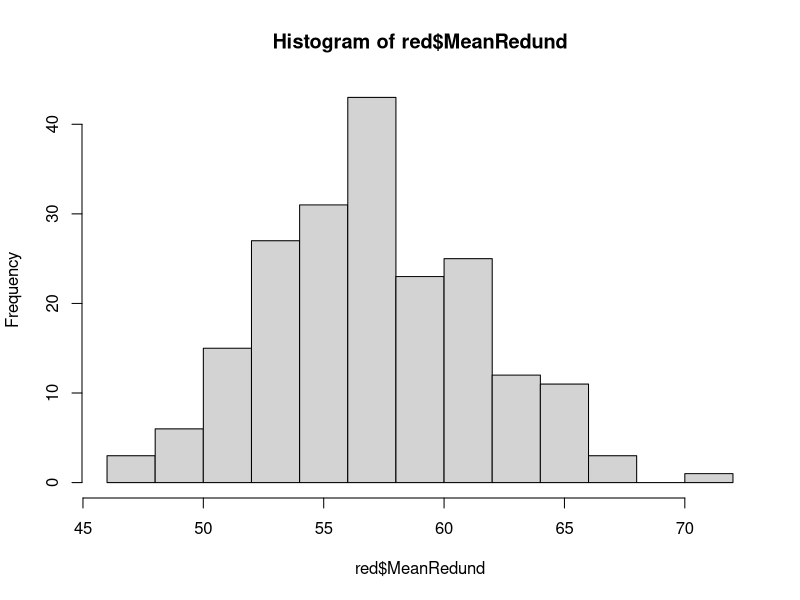
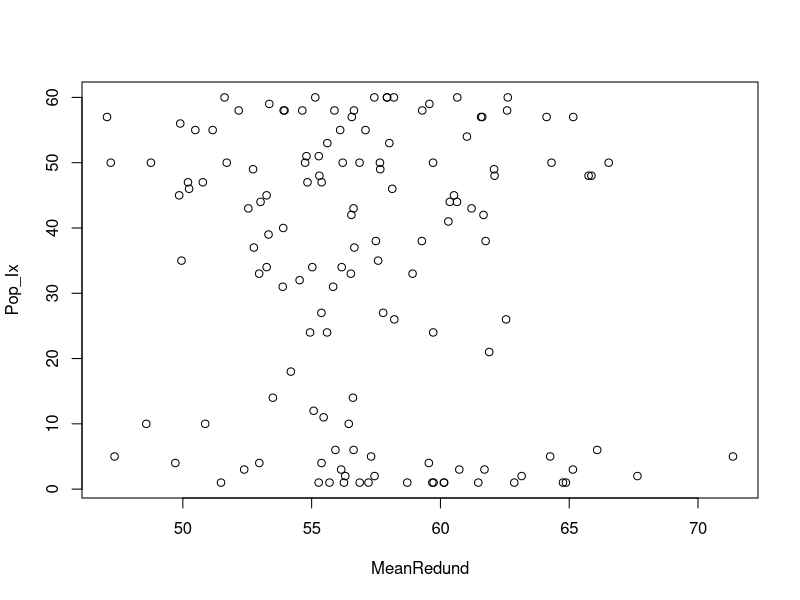
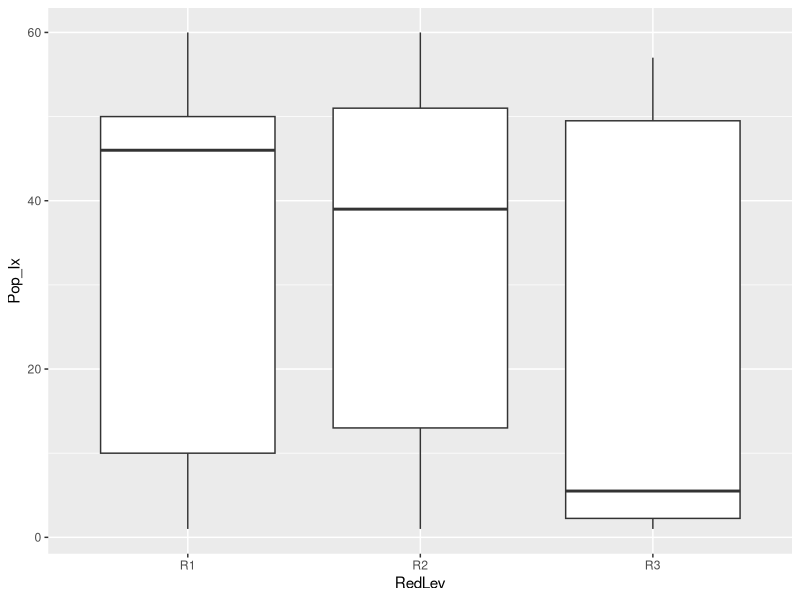

These figures' R source, in order:
setwd("~/Desktop/MIR_Project")
library(data.table)
red <- fread("./Redundancy_Metrics/Pop_Metrics.csv")
hist(red$MeanRedund)
pop <- fread("scripts/pop.csv")
pop[,Index := 0:(nrow(pop)-1)]
red[pop, Pop_Ix := i.popularity, on = "Index"]
red <- red[Pop_Ix > 0,]
red[,RedLev := fifelse(MeanRedund < 53, "R1",fifelse(MeanRedund < 63, "R2","R3"))]
red[,RedLev := as.factor(RedLev)]
plot(Pop_Ix ~ MeanRedund, data = red)
library(ggplot2)
ggplot(red, aes(x = RedLev, y = Pop_Ix, group = RedLev)) +
  geom_boxplot()
mod1 <- lm(Pop_Ix ~ RedLev, data = red)
summary(mod1)
